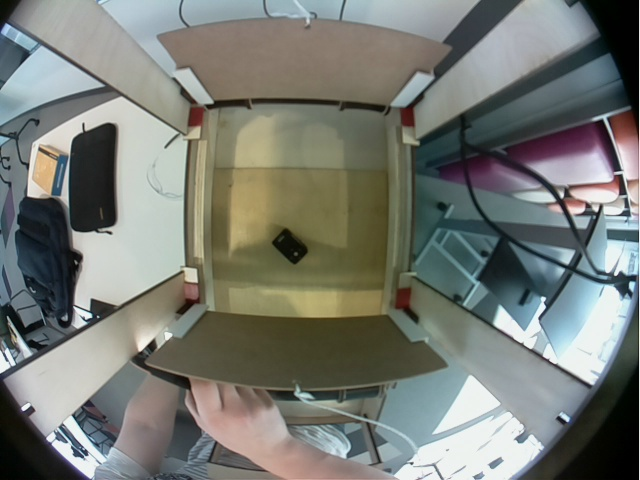
#> input picture Code/PiCamera/Object_Detection_Files/red20.jpg, 640 x 480 px
$ python ImageProcessing.py
#> lines starting #> are read from the running program, lines starting #| are printed output that depends on the picture
#Importation des librairies
from cmath import inf
import cv2 as cv
import numpy as np
from matplotlib import pyplot as plt
from ZoneInfo import Zone

DIM=(640, 480)
K=np.array([[256.5223090219522, 0.0, 300.8492878302576], [0.0, 255.95393505302218, 200.83738221162403], [0.0, 0.0, 1.0]])
D=np.array([[-0.03309970266931218], [-0.035713407140983686], [0.03466182058100104], [-0.014366025635664394]])
def undistort(img_path):
#> called with img_path = 'red20.jpg'
    img = cv.imread(img_path)
#> img is the input picture: shape (480, 640, 3); mean B, G, R 116.2, 122.7, 119.4
    h,w = img.shape[:2]
#> h = 480; w = 640
    map1, map2 = cv.fisheye.initUndistortRectifyMap(K, D, np.eye(3), K, DIM, cv.CV_16SC2)
    undistorted_img = cv.remap(img, map1, map2, interpolation=cv.INTER_LINEAR, borderMode=cv.BORDER_CONSTANT)
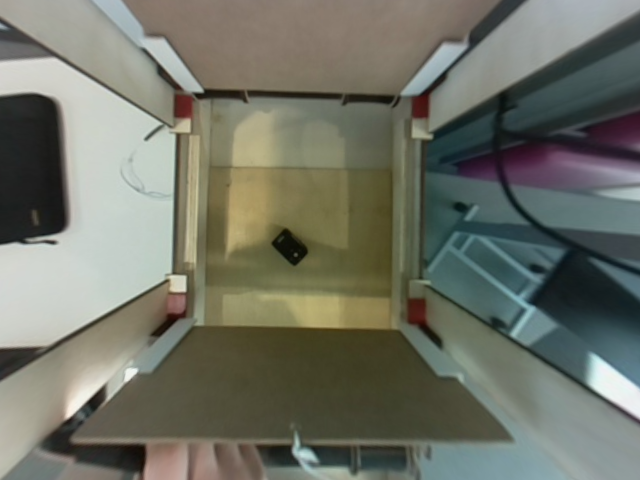
#> undistorted_img: shape (480, 640, 3); mean B, G, R 102.6, 114.5, 112
    cv.imshow("undistorted", undistorted_img)
    cv.waitKey(0)
    cv.destroyAllWindows()
    return undistorted_img


#Chargement de l'image
# 1 pour couleur, 0 pour grayscale
#image = cv.imread('red0.jpg',1)
image = undistort('red20.jpg')
#Création d'une image pour pouvoir la modifier
OG_image = image.copy()

# [7 lines of commented-out code are left out]
hsv = cv.cvtColor(image, cv.COLOR_BGR2HSV)
#> hsv: shape (480, 640, 3); mean H, S, V 51.1, 53.9, 118.5

# Définie la couleur à trouvé en HSV
lower_brown = np.array([255,160,255])
upper_brown = np.array([255,255,255])

# Créer l'image en binaire sur la couleur rechercher
mask = cv.inRange(hsv, lower_brown, upper_brown)
#> mask: shape (480, 640); every value is 0

contours, hierarchy = cv.findContours(mask, cv.RETR_EXTERNAL, cv.CHAIN_APPROX_SIMPLE)
#> contours = []

#Affichage des contours
#cv.drawContours(image, contours, -1, (0,255,0), 3)

#maxC = max(contours, key = cv.contourArea)

ListeSouille = []
#Trouver toute les zones souilées qui dépasse un aire minimum
for c in contours:
    area = cv.contourArea(c)

    #Trouve le centre et le contour des zones souillées et les affiche sur l'image
    if area > 1000:
        x,y,h,w = cv.boundingRect(c)
        #Ajoute la position dans la liste
        Z = Zone(w, h, x+(w//2), y+(h//2))
        ListeSouille.append(Z)

        #Affiche les zones sur l'image
        cv.rectangle(image, (x, y), (x+w, y+h),(0,255,0),5)
        cv.circle(image,(x+(w//2),y+(h//2)),1,(0,0,255),10)
#> this loop made 0 passes
#> after the loop, ListeSouille = []

#Initialise la valeux de la distance du convoyeur
Xmax = 0
#Affiche les zones souillées et calcul la plus loin dela poubelle
for z in ListeSouille:
    if z.getCentreX() > Xmax:
        Xmax = z.getCentreX()

    print('CentreX : {}, CentreY : {}'.format(z.getCentreX(),z.getCentreY()))
#> after the loop, Xmax = 0

#Affiche la zone la plus loin de la poubelle
print('Xmax : {}'.format(Xmax))
#| Xmax : 0

#Affiche les images
cv.imshow('Image OG', OG_image)
cv.imshow('Image Color', mask)
cv.imshow('Image Contour', image)
cv.waitKey(0)
cv.destroyAllWindows()

$ run again, with Code/PiCamera/Object_Detection_Files/red0.jpg copied over Code/PiCamera/Object_Detection_Files/red20.jpg
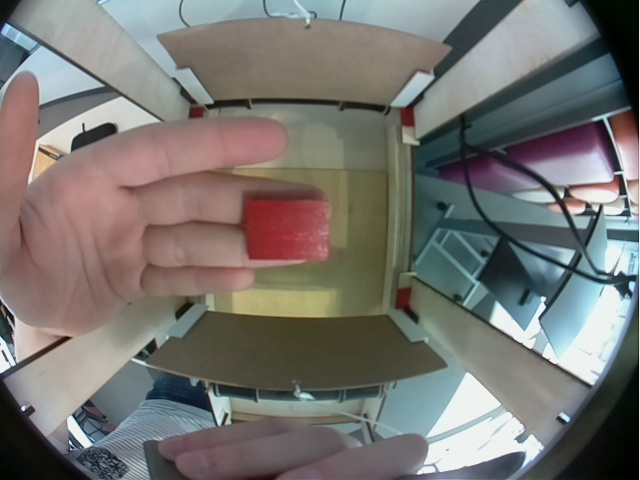
#> input picture Code/PiCamera/Object_Detection_Files/red0.jpg, 640 x 480 px
#> in undistort, img is the input picture: shape (480, 640, 3); mean B, G, R 112.9, 116.6, 118.4
#> in undistort, `undistorted_img = cv.remap(img, map1, map2, interpolation=cv.INTER_LIN..`:
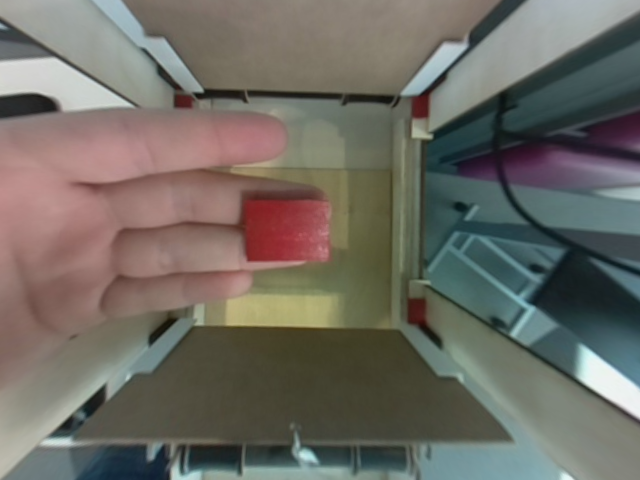
#> undistorted_img: shape (480, 640, 3); mean B, G, R 99.5, 107.2, 110.2
#> hsv: shape (480, 640, 3); mean H, S, V 49.6, 58, 117.6
#> mask: shape (480, 640); every value is 0
#> contours = []
#> after the loop `for z in ListeSouille:`: Xmax = 0
#| Xmax : 0

$ run again, with Code/PiCamera/Object_Detection_Files/Litiere.jpg copied over Code/PiCamera/Object_Detection_Files/red20.jpg
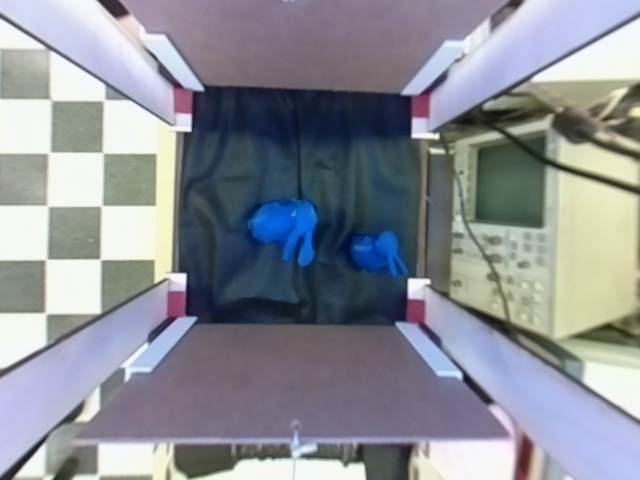
#> input picture Code/PiCamera/Object_Detection_Files/Litiere.jpg, 640 x 480 px
#> in undistort, img is the input picture: shape (480, 640, 3); mean B, G, R 151.2, 142.9, 139.3
#> in undistort, `undistorted_img = cv.remap(img, map1, map2, interpolation=cv.INTER_LIN..`:
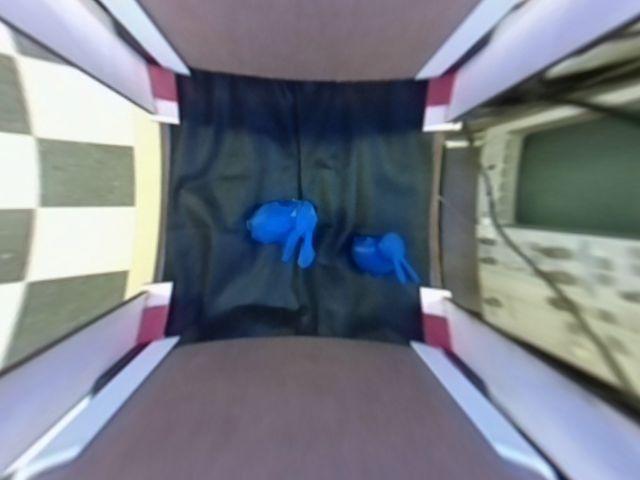
#> undistorted_img: shape (480, 640, 3); mean B, G, R 134.4, 124.4, 119.2
#> hsv: shape (480, 640, 3); mean H, S, V 99.3, 59.2, 140
#> mask: shape (480, 640); every value is 0
#> contours = []
#> after the loop `for z in ListeSouille:`: Xmax = 0
#| Xmax : 0
